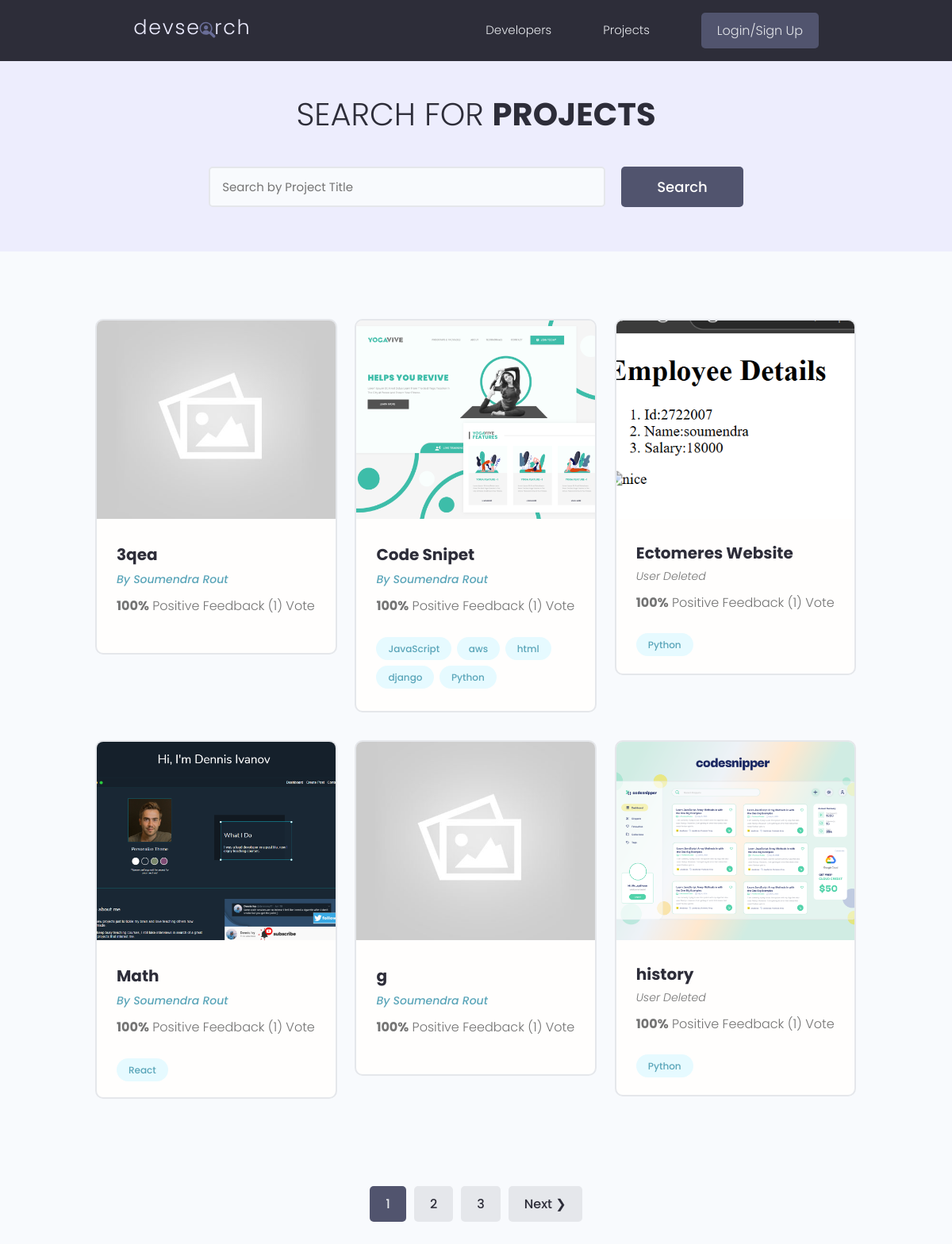
/projects/, run on the app's committed database.
### projects/models.py (models this page shows, shortened)
class Project(models.Model):
    owner = models.ForeignKey(Profile,on_delete=models.CASCADE,null=True,blank=True)
    title = models.CharField(max_length=200)
    discription = models.TextField(null=True,blank=True)
    featured_image = models.ImageField(null=True,blank=True,default="default.jpg")
    demo_link = models.CharField(max_length=2000,null=True,blank=True)
    source_link = models.CharField(max_length=2000,null=True,blank=True)
    tag = models.ManyToManyField('Tag',blank=True)
    vote_total = models.IntegerField(default=0,null=True,blank=True)
    vote_ratio = models.IntegerField(default=0,null=True,blank=True)
    created = models.DateTimeField(auto_now_add=True)
    id = models.UUIDField(default=uuid.uuid4,unique=True,primary_key=True,editable=False)
    class Meta:
        ordering = ['-vote_ratio','-vote_total','title']
    @property
    def imageURL(self):
        try:
            url = self.featured_image.url
        except:
            url = ''
        return url

class Tag(models.Model):
    name = models.CharField(max_length=200)
    created = models.DateTimeField(auto_now_add=True)
    id = models.UUIDField(default=uuid.uuid4,unique=True,primary_key=True,editable=False)
    def __str__(self):
        return self.name

### users/models.py (models this page shows, shortened)
class Profile(models.Model):
    user = models.OneToOneField(User,on_delete=models.CASCADE,null=True,blank=True)
    name = models.CharField(max_length=200,blank=True,null=True)
    email = models.EmailField(max_length=500, blank=True,null=True)
    username = models.CharField(max_length=200,blank=True,null=True)
    location = models.CharField(max_length=200,blank=True,null=True)
    short_intro = models.CharField(max_length=200,blank=True,null=True)
    bio = models.TextField(blank=True,null=True)
    profile_image = models.ImageField(null=True,blank=True,upload_to='profiles/',default='profiles/user-default.png')
    social_github = models.CharField(max_length=200,blank=True,null=True)
    social_twitter = models.CharField(max_length=200,blank=True,null=True)
    social_linkedin = models.CharField(max_length=200,blank=True,null=True)
    social_youtube = models.CharField(max_length=200,blank=True,null=True)
    social_website = models.CharField(max_length=200,blank=True,null=True)
    created = models.DateTimeField(auto_now_add=True)
    id = models.UUIDField(default=uuid.uuid4,unique=True,primary_key=True,editable=False)
    class Meta:
        ordering = ['-created']

### projects/views.py (the view)
# urls.py: path('projects/',views.getProjects),
def projects(request):
    projects ,search_query = searchProjects(request)
    custom_range,projects = paginationProject(request,projects,6)
    context = {'projects':projects,'search_query':search_query,'custom_range':custom_range}
    return render(request,'projects/projects.html',context)

### projects/utils.py (called while the page is built)
def searchProjects(request):
    search_query = ''
    if request.GET.get('search_query'):
        search_query = request.GET.get('search_query')
    tags = Tag.objects.filter(name__icontains=search_query)
    projects = Project.objects.distinct().filter(
        Q(title__icontains = search_query) |
        Q(discription__icontains = search_query) |
        Q(owner__name__icontains = search_query) |
        Q(tag__in = tags)
    )
    return projects,search_query

def paginationProject(request,projects,result):
    page = request.GET.get('page')
    paginator = Paginator(projects,result)
    try:
        projects = paginator.page(page)
    except PageNotAnInteger:
        page = 1
        projects = paginator.page(page)
    except EmptyPage:
        page =paginator.num_pages
        projects = paginator.page(page)
    leftIndex = (int(page)-4)
    if leftIndex < 1:
        leftIndex = 1
    rightIndex = (int(page)+5)
    if rightIndex > paginator.num_pages:
        rightIndex = paginator.num_pages + 1
    custom_range=range(leftIndex,rightIndex)
    return custom_range,projects

### projects/templates/projects/projects.html (shortened to what this page needs)
{% extends 'main.html' %}
{% block content %}
  <main class="projects">
    <section class="hero-section text-center">
      <div class="container container--narrow">
        <div class="hero-section__box">
          <h2>Search for <span>Projects</span></h2>
        </div>
        <div  class="hero-section__search">
          <form id='searchForm' class="form" action="{% url 'projects'%}" method="get">
            <div class="form__field">
              <input class="input input--text" id="formInput#search" type="text" name="search_query"
                placeholder="Search by Project Title" value="{{search_query}}" />
            </div>
            <input class="btn btn--sub btn--lg" type="submit" value="Search" />
          </form>
        </div>
      </div>
    </section>
    <section class="projectsList">
      <div class="container">
        <div class="grid grid--three">
          {% for item in projects %}
          <div class="column">
            <div class="card project">
              <a href="{% url 'project' item.id %}" class="project">
                <img class="project__thumbnail" src="{{ item.imageURL }}" alt="project thumbnail" />
                <div class="card__body">
                  <h3 class="project__title">{{item.title}}</h3>
                      {% if item.owner %}
                        <p>
                          <a class="project__author" href="{% url 'user-profile' item.owner.id %}">
                            By {{ item.owner.name }}
                          </a>
                        </p>
                      {% else %}
                        <p><span class="project__author">User Deleted</span></p>
                      {% endif %}
                  <p class="project--rating">
                    <span style="font-weight: bold;">{{item.vote_ratio}}%</span> Positive
                    Feedback ({{item.vote_total}}) Vote{{item.vote_total|pluralize:"s"}}
                  </p>
                  <div class="project__tags">
                    {% for tag in item.tag.all %}
                      <span class="tag tag--pill tag--main">
                        <small>{{ tag }}</small>
                      </span>
                    {% endfor %}
                  </div>
                </div>
              </a>
            </div>
          </div>
          {% endfor %}
        </div>
      </div>
    </section>
      {% include "pagination.html" with queryset=projects custom_range=custom_range%}
  </main>
{% endblock content %}

### static/styles/app.css (style rules this page uses)
:root { --color-sub: #2d2d39; }
.btn--sub { background-color: var(--color-sub-light); }
.card { border: 2px solid var(--color-light); }
img { width: 100%; }
.hero-section { height: 40vh; display: flex; align-items: center; background-color: var(--color-sub); }
.hero-section__box { margin-bottom: 4rem; }
.hero-section__box > h2, .hero-section__box > h2 > span { font-size: 4rem; color: var(--color-light); line-height: 1.3; text-transform: uppercase; }
.hero-section__box > h2 { font-weight: 300; }
.hero-section__box > h2 > span { font-weight: 700; }
.hero-section__search > .form { display: flex; align-items: center; justify-content: center; gap: 2rem; }
.hero-section__search > .form input.input--text { width: 50rem; }
.project__author { font-size: 1.4rem; font-style: italic; }
.project--rating { margin-bottom: 1.6em; margin-top: .5em; }
.projects > .hero-section { background: var(--color-sub-lighter); height: 30vh; }
.projects .hero-section__box { margin-bottom: 2.5rem; }
.projects .hero-section__box > h2 { color: var(--color-sub); }
.projects .hero-section__box > h2 > span { font-weight: 700; color: var(--color-sub); }
.projectsList { margin-top: 8rem; }
.project__thumbnail { height: 25rem; object-fit: cover; object-position: top center; }
.project__title { font-size: 2rem; font-weight: 700; color: var(--color-sub); }

### static/uikit/styles/modules/_variables.css (style rules this page uses)
:root { --color-main: #5aa5b9; --color-main-light: #e6faff; --color-sub: #3f4156; --color-sub-light: #51546e; --color-sub-lighter: #ededfd; --color-text: #737373; --color-gray: #8b8b8b; --color-light: #e5e7eb; --color-light-gray: #767676; --color-bg: #f8fafd; --color-white: #fffefd; --color-white-light: #f3f3f3; --color-success: #359e64; --color-success-bg: #def8e8; --color-error: #fc4b0b; --color-error-bg: #fff2ee; --font-base: 'Poppins', arial, helvetica, 'Segoe UI', roboto, ubuntu, sans-serif; --font-monospace: 'Fira Code', 'Courier New', courier, monospace; --font-regular: 300; --font-medium: 500; --font-bold: 700; --generic-shadow: 1px 1px 5px #00000010; --generic-transition: all 0.3s ease-in-out; }

### static/uikit/styles/modules/_base.css (style rules this page uses)
* { margin: 0; padding: 0; box-sizing: border-box; text-rendering: optimizeLegibility; color: inherit; font-size: inherit; }
html { font-size: 50%; }
@media only screen and (min-width: 480px) { html { font-size: 56.25%; } }
@media only screen and (min-width: 1200px) { html { font-size: 62.5%; } }
body { line-height: 1.6; font-weight: 400; font-size: 1.5rem; color: var(--color-text); background-color: var(--color-bg); min-height: 100vh; }

### static/uikit/styles/modules/_typography.css (style rules this page uses)
* { font-family: var(--font-base); }
h2 { font-size: 3.6rem; font-weight: var(--font-bold); }
h3 { font-size: 3.2rem; font-weight: var(--font-medium); }
p, span, strong { font-size: 1.6rem; color: var(--color-text); font-weight: var(--font-regular); }
a { padding-bottom: 2px; text-decoration: none; display: inline-block; color: var(--color-main); font-weight: var(--font-medium); }

### static/uikit/styles/modules/_utilities.css (style rules this page uses)
.container { width: 92%; max-width: 165rem; margin: 0 auto; box-sizing: border-box; }
.container--narrow { width: 92%; max-width: 120rem; }
@media screen and (min-width: 1000px) { .container { width: 90%; } }
@media screen and (min-width: 1000px) { .container--narrow { width: 85%; } }
@media screen and (min-width: 1200px) { .container { width: 80%; } }
@media screen and (min-width: 1200px) { .container--narrow { width: 72%; } }
.text-center { text-align: center; }

### static/uikit/styles/modules/_button.css (style rules this page uses)
.btn { display: inline-block; position: relative; cursor: pointer; background-color: var(--color-light); font-weight: var(--font-medium); color: var(--color-sub); text-decoration: none; padding: 1rem 2rem; border-radius: 0.5rem; border: none; width: -webkit-fit-content; width: -moz-fit-content; width: fit-content; height: -webkit-fit-content; height: -moz-fit-content; height: fit-content; font-size: 1.6rem; outline-width: 0; outline-color: transparent; -webkit-backface-visibility: hidden; backface-visibility: hidden; transition: all 0.3s ease-in-out; }
.btn--sub { background-color: var(--color-sub); color: var(--color-white); }
.btn--lg { font-size: 1.8rem; padding: 1.2rem 4.5rem; }

### static/uikit/styles/modules/_card.css (style rules this page uses)
.card { border-radius: 1rem; background-color: var(--color-white); border: 1.5px solid var(--color-light); width: auto; height: auto; margin-top: 0.5rem; margin-bottom: 0.5rem; overflow: hidden; }
.card__body, .card__header { padding: 2rem 2.5rem; }

### data on the page
Project: imageURL (placeholder picture), title "3qea", owner.name "Soumendra Rout", vote_ratio "100", vote_total "1"
Project: imageURL (picture), title "Code Snipet", owner.name "Soumendra Rout", vote_ratio "100", vote_total "1"
Tag: name "JavaScript"
Tag: name "aws"
Tag: name "html"
Tag: name "django"
Tag: name "Python"
Project: imageURL (picture), title "Ectomeres Website", shows "User Deleted", vote_ratio "100", vote_total "1"
Project: imageURL (picture), title "Math", owner.name "Soumendra Rout", vote_ratio "100", vote_total "1"
Tag: name "React"
Project: imageURL (placeholder picture), title "g", owner.name "Soumendra Rout", vote_ratio "100", vote_total "1"
Project: imageURL (picture), title "history", shows "User Deleted", vote_ratio "100", vote_total "1"

### other printed values
{{ page }} "1"
{{ page }} "2" "3"
